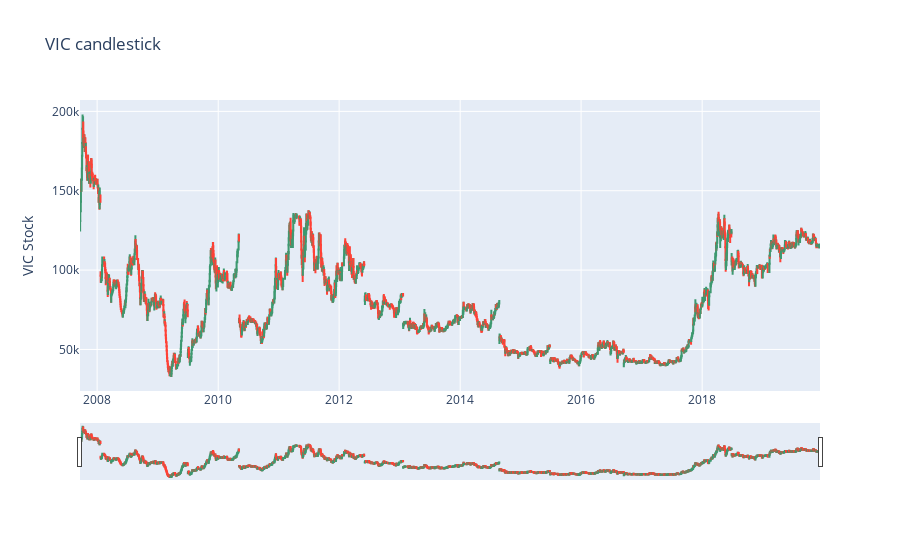

Notebook code cell kept with this figure:
### Code cell
import plotly.graph_objects as go 
#visualizing stock price in candlestick shape 
fig = go.Figure(data=[go.Candlestick(x=VIC_new['Date'],
                open=VIC_new['Open'],
                high=VIC_new['High'],
                low=VIC_new['Low'],
                close=VIC_new['Closed Price'])])
fig.update_layout(
    title='VIC candlestick',
    yaxis_title='VIC Stock')
fig.show()

### Figure 1 — Plotly figure (JSON) as saved in the notebook; plotly's stock layout.template omitted (floating-point values rounded to 4 significant figures; data arrays with more than 128 entries replaced by an {"elided": "..."} marker saying what was removed)
{"data": [{"close": {"elided": "3048 int values"}, "high": {"elided": "3048 int values"}, "low": {"elided": "3048 int values"}, "open": {"elided": "3048 int values"}, "type": "candlestick", "x": {"elided": "3048 str values"}}], "layout": {"title": {"text": "VIC candlestick"}, "yaxis": {"title": {"text": "VIC Stock"}}}}
